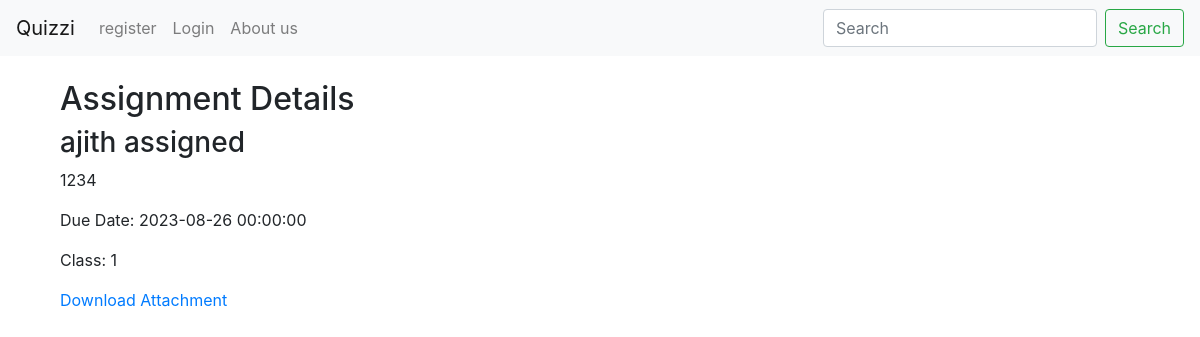
/assignment/1, run on the app's committed database.
### quiz/models.py (models this page shows)
class Assignment(db.Model):
    id = db.Column(db.Integer, primary_key=True)
    title = db.Column(db.String(100), nullable=False)
    description = db.Column(db.String(500), nullable=True)
    due_date = db.Column(db.DateTime, nullable=False)
    class_id = db.Column(db.Integer, db.ForeignKey('class.id'), nullable=False)
    creator_id = db.Column(db.Integer, db.ForeignKey('user.id'), nullable=False)
    file_attachment = db.Column(db.String(255), nullable=True)

### quiz/routes.py (the view)
@app.route('/assignment/<int:assignment_id>')
def assignment_details(assignment_id):
    assignment = Assignment.query.get_or_404(assignment_id)
    return render_template('assignmentdetails.html', assignment=assignment, current_user=current_user)

### quiz/templates/assignmentdetails.html (shortened to what this page needs)
{% extends "layout.html" %}
{% block content %}
<div class="container mt-4">
    <h2>Assignment Details</h2>
    <h3>{{ assignment.title }}</h3>
    <p>{{ assignment.description }}</p>
    <p>Due Date: {{ assignment.due_date }}</p>
    <p>Class: {{ assignment.class_id }}</p>
    {% if assignment.file_attachment %}
    <p><a href="{{ url_for('download_attachment', filename=assignment.file_attachment) }}">Download Attachment</a></p>
    {% endif %}
</div>
{% endblock %}

### data on the page
Assignment: title "ajith assigned", description "1234", due_date "2023-08-26 00:00:00", class_id "1"
